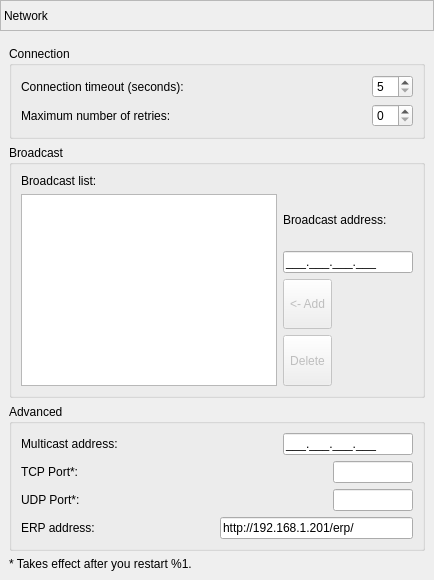
        <widget class="QWidget" name="pageNetwork">
         <layout class="QVBoxLayout" name="verticalLayout_25">
          <property name="leftMargin">
           <number>0</number>
          </property>
          <property name="topMargin">
           <number>0</number>
          </property>
          <property name="rightMargin">
           <number>0</number>
          </property>
          <property name="bottomMargin">
           <number>0</number>
          </property>
          <item>
           <widget class="QLabel" name="labelNetworkPage">
            <property name="sizePolicy">
             <sizepolicy hsizetype="Preferred" vsizetype="Fixed">
              <horstretch>0</horstretch>
              <verstretch>0</verstretch>
             </sizepolicy>
            </property>
            <property name="minimumSize">
             <size>
              <width>0</width>
              <height>31</height>
             </size>
            </property>
            <property name="frameShape">
             <enum>QFrame::StyledPanel</enum>
            </property>
            <property name="frameShadow">
             <enum>QFrame::Sunken</enum>
            </property>
            <property name="text">
             <string>Network</string>
            </property>
           </widget>
          </item>
          <item alignment="Qt::AlignTop">
           <widget class="QWidget" name="widgetNetwork" native="true">
            <layout class="QVBoxLayout" name="verticalLayout_9">
             <item>
              <widget class="QGroupBox" name="groupConnection">
               <property name="title">
                <string>Connection</string>
               </property>
               <layout class="QGridLayout" name="gridLayout_8">
                <item row="1" column="0">
                 <widget class="QLabel" name="labelMaxRetriesDesc">
                  <property name="text">
                   <string>Maximum number of retries:</string>
                  </property>
                 </widget>
                </item>
                <item row="0" column="0">
                 <widget class="QLabel" name="labelTimeoutDesc">
                  <property name="text">
                   <string>Connection timeout (seconds):</string>
                  </property>
                 </widget>
                </item>
                <item row="0" column="2" alignment="Qt::AlignRight">
                 <widget class="QSpinBox" name="spinBoxTimeout">
                  <property name="minimum">
                   <number>5</number>
                  </property>
                  <property name="maximum">
                   <number>60</number>
                  </property>
                 </widget>
                </item>
                <item row="1" column="2" alignment="Qt::AlignRight">
                 <widget class="QSpinBox" name="spinBoxMaxRetries"/>
                </item>
               </layout>
              </widget>
             </item>
             <item>
              <widget class="QGroupBox" name="groupBroadcast">
               <property name="title">
                <string>Broadcast</string>
               </property>
               <layout class="QGridLayout" name="gridLayout_9">
                <item row="0" column="0">
                 <widget class="QLabel" name="labelBroadcastListDesc">
                  <property name="text">
                   <string>Broadcast list:</string>
                  </property>
                 </widget>
                </item>
                <item row="2" column="1">
                 <widget class="QLineEdit" name="textBoxBroadcast">
                  <property name="sizePolicy">
                   <sizepolicy hsizetype="Minimum" vsizetype="Fixed">
                    <horstretch>0</horstretch>
                    <verstretch>0</verstretch>
                   </sizepolicy>
                  </property>
                  <property name="minimumSize">
                   <size>
                    <width>130</width>
                    <height>0</height>
                   </size>
                  </property>
                  <property name="maximumSize">
                   <size>
                    <width>130</width>
                    <height>16777215</height>
                   </size>
                  </property>
                  <property name="inputMask">
                   <string notr="true">000.000.000.000;_</string>
                  </property>
                 </widget>
                </item>
                <item row="1" column="1">
                 <widget class="QLabel" name="labelBroadcastDesc">
                  <property name="text">
                   <string>Broadcast address:</string>
                  </property>
                 </widget>
                </item>
                <item row="1" column="0" rowspan="4">
                 <widget class="QListWidget" name="listWidgetBroadcasts"/>
                </item>
                <item row="3" column="1" alignment="Qt::AlignLeft">
                 <widget class="ThemedButton" name="buttonAddBroadcast">
                  <property name="enabled">
                   <bool>false</bool>
                  </property>
                  <property name="sizePolicy">
                   <sizepolicy hsizetype="Preferred" vsizetype="Preferred">
                    <horstretch>0</horstretch>
                    <verstretch>0</verstretch>
                   </sizepolicy>
                  </property>
                  <property name="text">
                   <string>&lt;- Add</string>
                  </property>
                 </widget>
                </item>
                <item row="4" column="1" alignment="Qt::AlignLeft">
                 <widget class="ThemedButton" name="buttonDeleteBroadcast">
                  <property name="enabled">
                   <bool>false</bool>
                  </property>
                  <property name="sizePolicy">
                   <sizepolicy hsizetype="Preferred" vsizetype="Preferred">
                    <horstretch>0</horstretch>
                    <verstretch>0</verstretch>
                   </sizepolicy>
                  </property>
                  <property name="text">
                   <string>Delete</string>
                  </property>
                 </widget>
                </item>
               </layout>
              </widget>
             </item>
             <item>
              <widget class="QGroupBox" name="groupAdvanced">
               <property name="title">
                <string>Advanced</string>
               </property>
               <layout class="QGridLayout" name="gridLayout_10">
                <item row="2" column="1" alignment="Qt::AlignRight">
                 <widget class="QLineEdit" name="textBoxMulticast">
                  <property name="minimumSize">
                   <size>
                    <width>130</width>
                    <height>0</height>
                   </size>
                  </property>
                  <property name="maximumSize">
                   <size>
                    <width>130</width>
                    <height>16777215</height>
                   </size>
                  </property>
                  <property name="inputMask">
                   <string notr="true">000.000.000.000;_</string>
                  </property>
                 </widget>
                </item>
                <item row="3" column="0">
                 <widget class="QLabel" name="labelTCPPortDesc">
                  <property name="text">
                   <string>TCP Port*:</string>
                  </property>
                 </widget>
                </item>
                <item row="2" column="0">
                 <widget class="QLabel" name="labelMulticastDesc">
                  <property name="text">
                   <string>Multicast address:</string>
                  </property>
                 </widget>
                </item>
                <item row="4" column="0">
                 <widget class="QLabel" name="labelUDPPortDesc">
                  <property name="text">
                   <string>UDP Port*:</string>
                  </property>
                 </widget>
                </item>
                <item row="4" column="1" alignment="Qt::AlignRight">
                 <widget class="QLineEdit" name="textBoxUDPPort">
                  <property name="sizePolicy">
                   <sizepolicy hsizetype="Minimum" vsizetype="Fixed">
                    <horstretch>0</horstretch>
                    <verstretch>0</verstretch>
                   </sizepolicy>
                  </property>
                  <property name="maximumSize">
                   <size>
                    <width>80</width>
                    <height>16777215</height>
                   </size>
                  </property>
                  <property name="inputMask">
                   <string notr="true">00000</string>
                  </property>
                 </widget>
                </item>
                <item row="3" column="1" alignment="Qt::AlignRight">
                 <widget class="QLineEdit" name="textBoxTCPPort">
                  <property name="sizePolicy">
                   <sizepolicy hsizetype="Minimum" vsizetype="Fixed">
                    <horstretch>0</horstretch>
                    <verstretch>0</verstretch>
                   </sizepolicy>
                  </property>
                  <property name="maximumSize">
                   <size>
                    <width>80</width>
                    <height>16777215</height>
                   </size>
                  </property>
                  <property name="inputMask">
                   <string notr="true">00000</string>
                  </property>
                 </widget>
                </item>
                <item row="5" column="0">
                 <widget class="QLabel" name="labelErpAddress">
                  <property name="sizePolicy">
                   <sizepolicy hsizetype="Expanding" vsizetype="Preferred">
                    <horstretch>0</horstretch>
                    <verstretch>0</verstretch>
                   </sizepolicy>
                  </property>
                  <property name="text">
                   <string>ERP address:</string>
                  </property>
                 </widget>
                </item>
                <item row="5" column="1">
                 <widget class="QLineEdit" name="textBoxErpAddress">
                  <property name="text">
                   <string>http://192.168.1.201/erp/</string>
                  </property>
                 </widget>
                </item>
               </layout>
              </widget>
             </item>
             <item>
              <widget class="QLabel" name="labelFinePrint">
               <property name="text">
                <string>* Takes effect after you restart %1.</string>
               </property>
              </widget>
             </item>
            </layout>
           </widget>
          </item>
         </layout>
        </widget>
